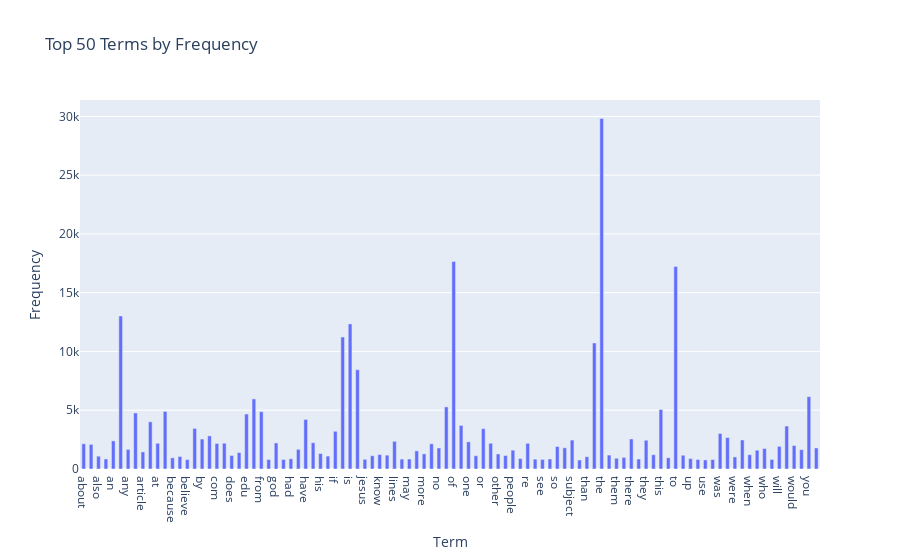

Write notebook code for a chart like this one.
### Markdown cell above
### >>> **Exercise 13 (take home):** 
The chart above only contains 300 vocabulary in the documents, and it's already computationally intensive to both compute and visualize. Can you efficiently reduce the number of terms you want to visualize as an exercise.

### Code cell
# Answer here
import plotly.express as px

# 計算每個詞的出現總頻率
term_frequencies = np.asarray(X_counts.sum(axis=0))[0]

# 創建詞頻的 DataFrame
df = pd.DataFrame({'Term': count_vect.get_feature_names_out()[0:], 'Frequency': term_frequencies[0:]})

# # 篩選出頻率最高的 100 個詞
# df_top = df.nlargest(100, 'Frequency')

df['Top'] = df['Frequency'].rank(method='min', ascending=False) <= 100
df_top = df[df['Top']]


# 使用 Plotly 繪製條形圖
fig = px.bar(df_top, x='Term', y='Frequency', title="Top 50 Terms by Frequency")
fig.update_traces(width=0.5)
fig.show()

### Figure 1 — Plotly figure (JSON) as saved in the notebook; plotly's stock layout.template omitted (floating-point values rounded to 4 significant figures)
{"data": [{"alignmentgroup": "True", "hovertemplate": "Term=%{x}<br>Frequency=%{y}<extra></extra>", "legendgroup": "", "marker": {"color": "#636efa", "pattern": {"shape": ""}}, "name": "", "offsetgroup": "", "orientation": "v", "showlegend": false, "textposition": "auto", "type": "bar", "width": 0.5, "x": ["about", "all", "also", "am", "an", "and", "any", "are", "article", "as", "at", "be", "because", "been", "believe", "but", "by", "can", "com", "do", "does", "don", "edu", "for", "from", "get", "god", "good", "had", "has", "have", "he", "his", "how", "if", "in", "is", "it", "jesus", "just", "know", "like", "lines", "many", "may", "me", "more", "my", "no", "not", "of", "on", "one", "only", "or", "organization", "other", "out", "people", "posting", "re", "say", "see", "should", "so", "some", "subject", "such", "than", "that", "the", "their", "them", "then", "there", "these", "they", "think", "this", "time", "to", "university", "up", "us", "use", "very", "was", "we", "were", "what", "when", "which", "who", "why", "will", "with", "would", "writes", "you", "your"], "xaxis": "x", "y": [2148, 2093, 1090, 852, 2393, 13017, 1669, 4769, 1453, 4015, 2191, 4898, 952, 1068, 803, 3453, 2548, 2818, 2172, 2193, 1151, 1400, 4675, 5962, 4877, 806, 2216, 805, 870, 1671, 4218, 2232, 1318, 1100, 3208, 11226, 12343, 8447, 825, 1130, 1230, 1177, 2353, 841, 850, 1543, 1286, 2143, 1791, 5285, 17660, 3709, 2312, 1127, 3432, 2192, 1278, 1142, 1604, 892, 2186, 840, 814, 851, 1912, 1802, 2464, 766, 1045, 10723, 29825, 1184, 914, 989, 2556, 850, 2448, 1213, 5063, 959, 17222, 1170, 885, 808, 772, 805, 3020, 2674, 1028, 2472, 1215, 1599, 1742, 811, 1925, 3655, 2000, 1645, 6157, 1793], "yaxis": "y"}], "layout": {"barmode": "relative", "legend": {"tracegroupgap": 0}, "title": {"text": "Top 50 Terms by Frequency"}, "xaxis": {"anchor": "y", "domain": [0, 1], "title": {"text": "Term"}}, "yaxis": {"anchor": "x", "domain": [0, 1], "title": {"text": "Frequency"}}}}
